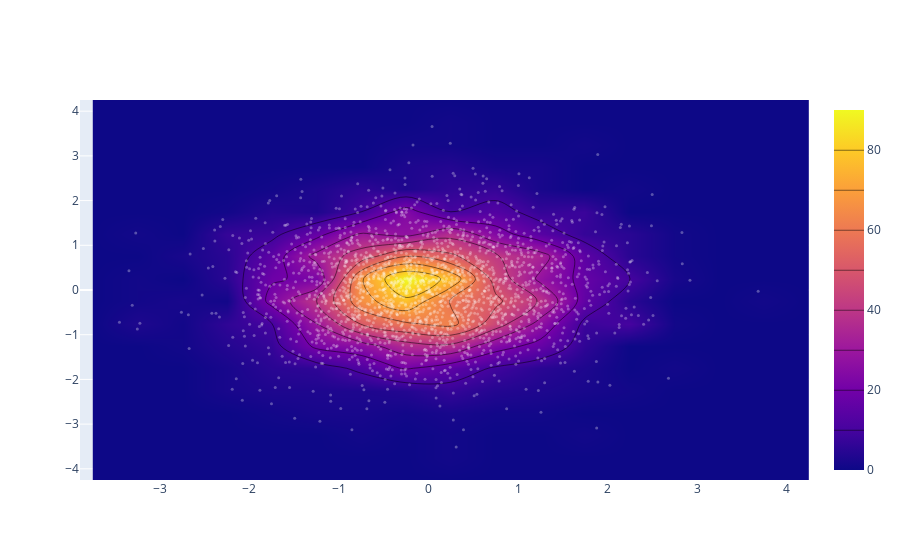

Notebook code cell kept with this figure:
### Markdown cell above
###### Dynamic heatmap graph

### Code cell
import plotly.graph_objs as go
x = np.random.randn(2000)
y = np.random.randn(2000)
iplot([go.Histogram2dContour(x=x, y=y,
contours=dict (coloring='heatmap')),
go.Scatter(x=x, y=y, mode='markers',
marker=dict(color='White', size=3,
opacity=0.3))], show_link=False)

### Figure 1 — Plotly figure (JSON) as saved in the notebook; plotly's stock layout.template omitted (floating-point values rounded to 4 significant figures; data arrays with more than 128 entries replaced by an {"elided": "..."} marker saying what was removed)
{"data": [{"contours": {"coloring": "heatmap"}, "type": "histogram2dcontour", "x": {"elided": "2000 float values"}, "y": {"elided": "2000 float values"}}, {"marker": {"color": "White", "opacity": 0.3, "size": 3}, "mode": "markers", "type": "scatter", "x": {"elided": "2000 float values"}, "y": {"elided": "2000 float values"}}], "layout": {}}
